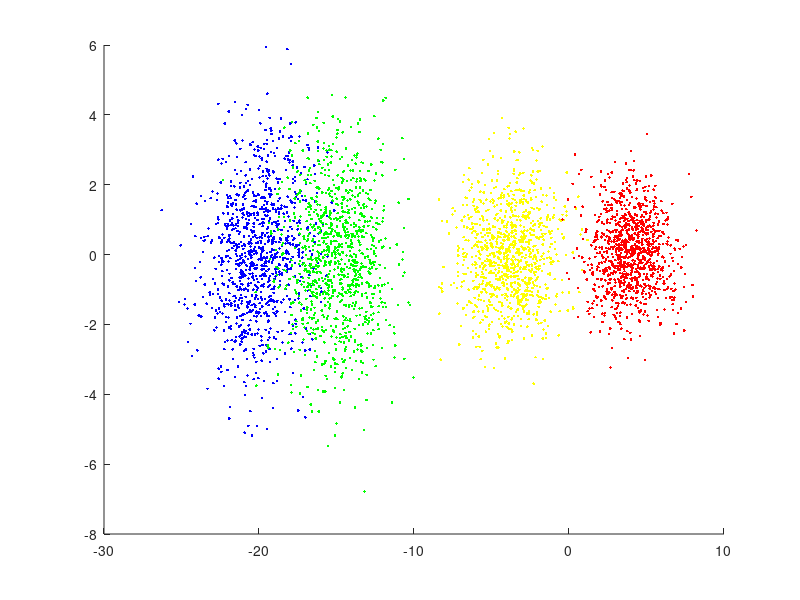

Write MATLAB code to recreate this figure. (Note: this script raises an error after producing the figure.)
clear all;

% - ------------------ Create Synthetic Data 
mu1 = [-20 0];
sigma1 = [3 .4; .4 3];

mu2 = [-15 0];
sigma2 = [3 0; 0 3];

mu3 = [-4 0];
sigma3 = [3 0; 0 1.5];

mu4 = [4 0];
sigma4 = [2 0; 0 1];

X1=[mvnrnd(mu1,sigma1,1000)];
X2=[mvnrnd(mu2,sigma2,1000)];
X3=[mvnrnd(mu3,sigma3,1000)];
X4=[ mvnrnd(mu4,sigma4,1000)];
X=[X1;X2;X3;X4];

% - ------------------ Plot Data 
figure ;set(gcf,'color','w');
hold on;

scatter(X1(:,1),X1(:,2),'b','.');
scatter(X2(:,1),X2(:,2),'g','.');
scatter(X3(:,1),X3(:,2),'y','.');
scatter(X4(:,1),X4(:,2),'r','.');

gm = gmdistribution.fit(X1,1);
ezcontour(@(x,y)pdf(gm,[x y]),[-30 10],[-10 10],160);
covX1 = cov(X1);
quiver(mu1(1),mu1(2) ,covX1(1,1),covX1(2,1),'b');
quiver(mu1(1),mu1(2) ,covX1(1,2),covX1(2,2),'b');

gm = gmdistribution.fit(X2,1);
ezcontour(@(x,y)pdf(gm,[x y]),[-30 10],[-10 10],160);
covX2 = cov(X2);
quiver(mu2(1),mu2(2) ,covX2(1,1),covX2(2,1),'g');
quiver(mu2(1),mu2(2) ,covX2(1,2),covX2(2,2),'g');

gm = gmdistribution.fit(X3,1);
ezcontour(@(x,y)pdf(gm,[x y]),[-30 10],[-10 10],160);
covX3 = cov(X3);
quiver(mu3(1),mu3(2) ,covX3(1,1),covX3(2,1),'y');
quiver(mu3(1),mu3(2) ,covX3(1,2),covX3(2,2),'y');

gm = gmdistribution.fit(X4,1);
ezcontour(@(x,y)pdf(gm,[x y]),[-30 10],[-10 10],630);
covX4 = cov(X4);
quiver(mu4(1),mu4(2) ,covX4(1,1),covX4(2,1),'r');
quiver(mu4(1),mu4(2) ,covX4(1,2),covX4(2,2),'r');

print('-dpng','-r600', ['./results/4class.png'] );
close gcf;

% --------------------------------Rotate data and permute columns and rows

[Q,~]=qr(randn(2));

sz=size(X)

N=sz(1,1)
P_rows = eye(N);
P_rows = P_rows(randperm(N),:);

M=sz(1,2)
P_col = eye(M);
P_col = P_col(randperm(M),:);

%X is now rotated and permuted by both by cols and rows 
X =P_rows* ( X * Q ) *P_col'

figure;set(gcf,'color','w');
G_knn = knngraph( X,8);
A_knn = adjacency(G_knn,'weighted');
spy(A_knn)
print('-dpng','-r600', ['./results/XRotatedPermutedSpyStructure.png'] );
close gcf;

A_knn = full(A_knn);
L2=laplacian_xrx(A_knn);
s = condeig(L2);
plot(s)
title('Eigenvalue condition number')
print('-dpng','-r600', ['./results/ev_cond.png'] );
close gcf;

[V,D] = eigs(L2,4,'SA');
figure ; plot(sort(V(:,1)), 'c');hold on;
plot(sort(V(:,2)), 'b');
plot(sort(V(:,3)), 'r');
plot(sort(V(:,4)), 'g');ylim([-.1 .1])
title('First Four Eigenvectors of Graph Laplacian')
print('-dpng','-r600', ['./results/eigenvecs.png'] );
close gcf;

% [P,R,C] = equilibrate(A_knn)
% B = R*P*A*C;
% c2 = condest(B)

% Gram Kernel - this is a similarity matrix between all pairs 
A_gram = squareform(pdist(X, 'euclidean'));
sigma_wt = .001
A_gram = exp(-A_gram.^2 ./ sigma_wt);


%ZelnikManorPerona - local affinity Adjacency calculation
nrand = 1000;
minneighbors = 5;
nframes = size(X,1)
rr = floor(nframes*rand(nrand,1)) + 1;
mindists = zeros(nrand,1);
for k = 1:nrand
    kk = rr(k);
    qdist = sum((ones(nframes,1)*X(kk,:)-X).^2,2);
    qdists = sort(qdist);
    mindists(k) = qdists(minneighbors);
end

maxrad = median(mindists)
[Aloc ii jj maxrad] = makeAffinity_local_ZelnikManorPerona(X,minneighbors,maxrad);

Aloc = full(Aloc);
s = condeig(Aloc);
%Large condition numbers imply that A is near a matrix with multiple eigenvalues

cond(Aloc)

spy(Aloc);

L2=laplacian_xrx(Aloc);% A_knn

s = condeig(L2);
plot(s)
title('Eigenvalue condition number')
print('-dpng','-r600', ['./results/ev_cond.png'] );
close gcf;


[V,D] = eigs(L2,16,'SA');
figure ;;set(gcf,'color','w'); plot(sort(V(:,1)), 'c');hold on;
plot(sort(V(:,2)), 'b');
plot(sort(V(:,3)), 'r');
plot(sort(V(:,4)), 'g');
title('First Four Eigenvectors of Graph Laplacian')
legend('EV 0','EV1','EV 2','EV 3',Location='southeast');
print('-dpng','-r600', ['./results/eigenvecs.png'] );
close gcf;
